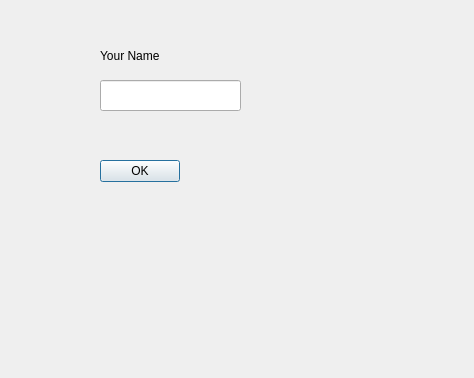
<?xml version="1.0" encoding="UTF-8"?>
<ui version="4.0">
 <class>Sample</class>
 <widget class="QDialog" name="Sample">
  <property name="geometry">
   <rect>
    <x>0</x>
    <y>0</y>
    <width>474</width>
    <height>378</height>
   </rect>
  </property>
  <property name="windowTitle">
   <string>Dialog</string>
  </property>
  <widget class="QLabel" name="label">
   <property name="geometry">
    <rect>
     <x>100</x>
     <y>30</y>
     <width>151</width>
     <height>51</height>
    </rect>
   </property>
   <property name="text">
    <string>Your Name</string>
   </property>
  </widget>
  <widget class="QLineEdit" name="lineEdit">
   <property name="geometry">
    <rect>
     <x>100</x>
     <y>80</y>
     <width>141</width>
     <height>31</height>
    </rect>
   </property>
  </widget>
  <widget class="QPushButton" name="pushButton">
   <property name="geometry">
    <rect>
     <x>100</x>
     <y>160</y>
     <width>80</width>
     <height>22</height>
    </rect>
   </property>
   <property name="text">
    <string>OK</string>
   </property>
  </widget>
 </widget>
 <resources/>
 <connections/>
</ui>
